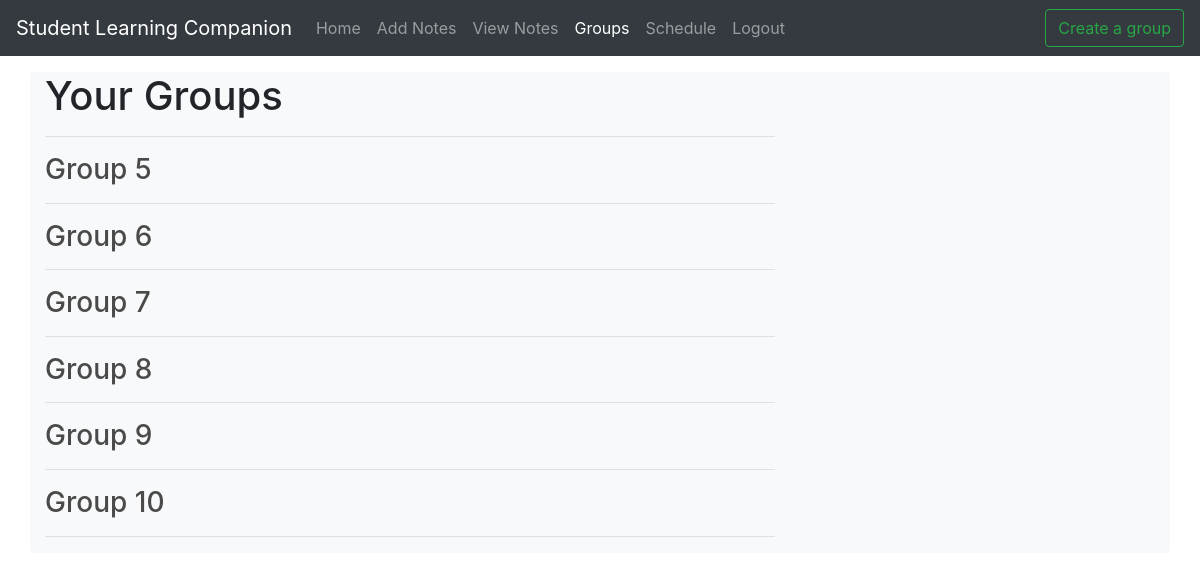
/tgroups.php (signed in), run on the app's committed database.
### tables this page shows
CREATE TABLE `groups` (
  `groupId` int(11) NOT NULL,
  `groupn` varchar(30) NOT NULL,
  `teachId` int(11) NOT NULL
);

### tgroups.php (the view, shortened to what this page needs)
<!DOCTYPE html>
<html lang="en">
<head>
    <link rel="stylesheet" href="https://stackpath.bootstrapcdn.com/bootstrap/4.3.1/css/bootstrap.min.css"
>
</head>
<body>
    <nav class="navbar navbar-expand-lg navbar-dark bg-dark">
        <a class="navbar-brand" href="">Student Learning Companion</a>
        <div class="collapse navbar-collapse" id="navbarSupportedContent">
            <ul class="navbar-nav mr-auto">
                <li class="nav-item">
                    <a class="nav-link" href="teacher.php">Home</a>
                </li>
                <li class="nav-item">
                    <a class="nav-link" href="taddnotes.php">Add Notes</a>
                </li>
                <li class="nav-item">
                    <a class="nav-link" href="tviewnotes.php">View Notes</a>
                </li>
                <li class="nav-item active">
                    <a class="nav-link" href="tgroups.php">Groups</span></a>
                </li>
                <li class="nav-item">
                    <a class="nav-link" href="tschedule.php">Schedule</span></a>
                </li>
                <li class="nav-item">
                    <a class="nav-link" href="teacherLogin.php">Logout</span></a>
                </li>
            </ul>
            <form class="form-inline my-2 my-lg-0" method="POST">
              <button class="btn btn-outline-success my-2 my-sm-0" type="submit" name="createGrp">Create a group</button>
          </form>
        </div>
    </nav>
    <div class="container my-3 rounded bg-light">
      <div class="row">
      <div class="col-8">
          <h1>Your Groups</h1>
          <hr>
            <?php
            include 'config.php';
            $result = mysqli_query($con,"SELECT * from groups where teachId =". $_SESSION["teacher"]);
            while($rows=$result->fetch_assoc())
            {
            ?>
            <div style="width: 100%;">
            <?php echo '<a class="nav-item group-display" href="tgroupmembers.php?id=' . $rows["groupId"] . '">';?>
            <h3><?php echo $rows['groupn']; ?></h3></a></div>
            <hr>
            <?php } ?>
      </div>
  </div>
  </div>
</body>
</html>

### tgroups.php (style rules this page uses)
.group-display { color: rgba(0, 0, 0, 0.7); }

### data on the page
groups: groupn "Group 5"
groups: groupn "Group 6"
groups: groupn "Group 7"
groups: groupn "Group 8"
groups: groupn "Group 9"
groups: groupn "Group 10"
